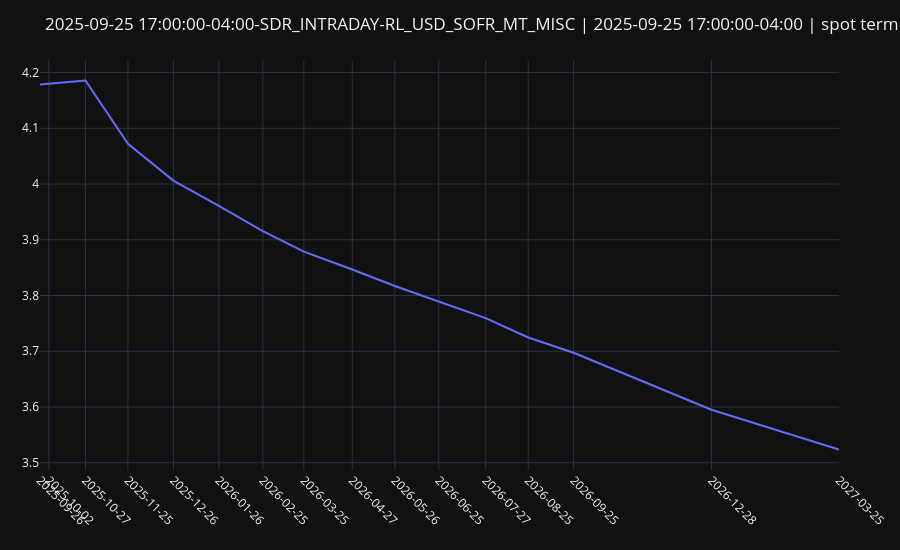

The cell this chart's notebook holds for it:
### Markdown cell above
# Spot Term Curve

### Code cell
irssfm = IRSwapStructureFunctionMap(curve=curve_handle)

spot_queries = [
    IRSwapQuery(curve="USD-SOFR-1D", tenor="1D", structure=IRSwapStructure.OUTRIGHT, structure_kwargs={"bpv": 1}),
    IRSwapQuery(curve="USD-SOFR-1D", tenor="1W", structure=IRSwapStructure.OUTRIGHT, structure_kwargs={"bpv": 1}),
    IRSwapQuery(curve="USD-SOFR-1D", tenor="1M", structure=IRSwapStructure.OUTRIGHT, structure_kwargs={"bpv": 1}),
    IRSwapQuery(curve="USD-SOFR-1D", tenor="2M", structure=IRSwapStructure.OUTRIGHT, structure_kwargs={"bpv": 1}),
    IRSwapQuery(curve="USD-SOFR-1D", tenor="3M", structure=IRSwapStructure.OUTRIGHT, structure_kwargs={"bpv": 1}),
    IRSwapQuery(curve="USD-SOFR-1D", tenor="4M", structure=IRSwapStructure.OUTRIGHT, structure_kwargs={"bpv": 1}),
    IRSwapQuery(curve="USD-SOFR-1D", tenor="5M", structure=IRSwapStructure.OUTRIGHT, structure_kwargs={"bpv": 1}),
    IRSwapQuery(curve="USD-SOFR-1D", tenor="6M", structure=IRSwapStructure.OUTRIGHT, structure_kwargs={"bpv": 1}),
    IRSwapQuery(curve="USD-SOFR-1D", tenor="7M", structure=IRSwapStructure.OUTRIGHT, structure_kwargs={"bpv": 1}),
    IRSwapQuery(curve="USD-SOFR-1D", tenor="8M", structure=IRSwapStructure.OUTRIGHT, structure_kwargs={"bpv": 1}),
    IRSwapQuery(curve="USD-SOFR-1D", tenor="9M", structure=IRSwapStructure.OUTRIGHT, structure_kwargs={"bpv": 1}),
    IRSwapQuery(curve="USD-SOFR-1D", tenor="10M", structure=IRSwapStructure.OUTRIGHT, structure_kwargs={"bpv": 1}),
    IRSwapQuery(curve="USD-SOFR-1D", tenor="11M", structure=IRSwapStructure.OUTRIGHT, structure_kwargs={"bpv": 1}),
    IRSwapQuery(curve="USD-SOFR-1D", tenor="1Y", structure=IRSwapStructure.OUTRIGHT, structure_kwargs={"bpv": 1}),
    #     IRSwapQuery(curve="USD-SOFR-1D", tenor="2Y", structure=IRSwapStructure.OUTRIGHT, structure_kwargs={"bpv": 1}),
    IRSwapQuery(curve="USD-SOFR-1D", tenor="15M", structure=IRSwapStructure.OUTRIGHT, structure_kwargs={"bpv": 1}),
    IRSwapQuery(curve="USD-SOFR-1D", tenor="18M", structure=IRSwapStructure.OUTRIGHT, structure_kwargs={"bpv": 1}),
    #     IRSwapQuery(curve="USD-SOFR-1D", tenor="3Y", structure=IRSwapStructure.OUTRIGHT, structure_kwargs={"bpv": 1}),
    #     IRSwapQuery(curve="USD-SOFR-1D", tenor="4Y", structure=IRSwapStructure.OUTRIGHT, structure_kwargs={"bpv": 1}),
    #     IRSwapQuery(curve="USD-SOFR-1D", tenor="5Y", structure=IRSwapStructure.OUTRIGHT, structure_kwargs={"bpv": 1}),
    #     IRSwapQuery(curve="USD-SOFR-1D", tenor="6Y", structure=IRSwapStructure.OUTRIGHT, structure_kwargs={"bpv": 1}),
    #     IRSwapQuery(curve="USD-SOFR-1D", tenor="7Y", structure=IRSwapStructure.OUTRIGHT, structure_kwargs={"bpv": 1}),
    #     IRSwapQuery(curve="USD-SOFR-1D", tenor="8Y", structure=IRSwapStructure.OUTRIGHT, structure_kwargs={"bpv": 1}),
    #     IRSwapQuery(curve="USD-SOFR-1D", tenor="9Y", structure=IRSwapStructure.OUTRIGHT, structure_kwargs={"bpv": 1}),
    #     IRSwapQuery(curve="USD-SOFR-1D", tenor="10Y", structure=IRSwapStructure.OUTRIGHT, structure_kwargs={"bpv": 1}),
    #     IRSwapQuery(curve="USD-SOFR-1D", tenor="12Y", structure=IRSwapStructure.OUTRIGHT, structure_kwargs={"bpv": 1}),
    #     IRSwapQuery(curve="USD-SOFR-1D", tenor="15Y", structure=IRSwapStructure.OUTRIGHT, structure_kwargs={"bpv": 1}),
    #     IRSwapQuery(curve="USD-SOFR-1D", tenor="20Y", structure=IRSwapStructure.OUTRIGHT, structure_kwargs={"bpv": 1}),
    #     IRSwapQuery(curve="USD-SOFR-1D", tenor="25Y", structure=IRSwapStructure.OUTRIGHT, structure_kwargs={"bpv": 1}),
    #     IRSwapQuery(curve="USD-SOFR-1D", tenor="30Y", structure=IRSwapStructure.OUTRIGHT, structure_kwargs={"bpv": 1}),
    #     IRSwapQuery(curve="USD-SOFR-1D", tenor="40Y", structure=IRSwapStructure.OUTRIGHT, structure_kwargs={"bpv": 1}),
    #     IRSwapQuery(curve="USD-SOFR-1D", tenor="50Y", structure=IRSwapStructure.OUTRIGHT, structure_kwargs={"bpv": 1}),
]

rl_spots = []
for q in spot_queries:
    pkg, _ = irssfm.apply(q.structure, tenor=q.tenor, **q.structure_kwargs)
    rl_spots.append(pkg[0])

x = [curve_handle.calendar_advance(curve_handle.reference_date(), s.__dict__["kwargs"]["termination"]) for s in rl_spots]
y = [s.rate().real for s in rl_spots]

fig = go.Figure()
fig.add_trace(go.Scatter(x=x, y=y, mode="lines", name="1D"))
tick_vals = [pd.Timestamp(t).tz_localize(None) for t in x]
tick_text = [pd.Timestamp(t).strftime("%Y-%m-%d") for t in tick_vals]
fig.update_layout(
    title=f"{curve_handle.meta()["id"]} | {curve_handle.meta()["timestamp"]} | spot term curve",
    template="plotly_dark",
    margin=dict(l=40, r=20, t=60, b=80),
    xaxis=dict(tickmode="array", tickvals=tick_vals, ticktext=tick_text, tickangle=45, showgrid=True),
    height=550,
    yaxis=dict(showgrid=True),
)
fig.update_xaxes(
    showspikes=True,
    spikecolor="white",
    spikesnap="cursor",
    spikemode="across",
    showgrid=True,
)
fig.update_yaxes(
    showspikes=True,
    spikecolor="white",
    spikesnap="cursor",
    spikethickness=0.5,
    showgrid=True,
)
fig.show()

### Figure 1 — Plotly figure (JSON) as saved in the notebook; plotly's stock layout.template omitted (floating-point values rounded to 4 significant figures)
{"data": [{"mode": "lines", "name": "1D", "type": "scatter", "x": ["2025-09-26T00:00:00", "2025-10-02T00:00:00", "2025-10-27T00:00:00", "2025-11-25T00:00:00", "2025-12-26T00:00:00", "2026-01-26T00:00:00", "2026-02-25T00:00:00", "2026-03-25T00:00:00", "2026-04-27T00:00:00", "2026-05-26T00:00:00", "2026-06-25T00:00:00", "2026-07-27T00:00:00", "2026-08-25T00:00:00", "2026-09-25T00:00:00", "2026-12-28T00:00:00", "2027-03-25T00:00:00"], "y": [4.179, 4.18, 4.186, 4.072, 4.006, 3.961, 3.915, 3.879, 3.847, 3.817, 3.789, 3.759, 3.725, 3.697, 3.595, 3.524]}], "layout": {"height": 550, "margin": {"b": 80, "l": 40, "r": 20, "t": 60}, "title": {"text": "2025-09-25 17:00:00-04:00-SDR_INTRADAY-RL_USD_SOFR_MT_MISC | 2025-09-25 17:00:00-04:00 | spot term curve"}, "xaxis": {"showgrid": true, "showspikes": true, "spikecolor": "white", "spikemode": "across", "spikesnap": "cursor", "tickangle": 45, "tickmode": "array", "ticktext": ["2025-09-26", "2025-10-02", "2025-10-27", "2025-11-25", "2025-12-26", "2026-01-26", "2026-02-25", "2026-03-25", "2026-04-27", "2026-05-26", "2026-06-25", "2026-07-27", "2026-08-25", "2026-09-25", "2026-12-28", "2027-03-25"], "tickvals": ["2025-09-26T00:00:00", "2025-10-02T00:00:00", "2025-10-27T00:00:00", "2025-11-25T00:00:00", "2025-12-26T00:00:00", "2026-01-26T00:00:00", "2026-02-25T00:00:00", "2026-03-25T00:00:00", "2026-04-27T00:00:00", "2026-05-26T00:00:00", "2026-06-25T00:00:00", "2026-07-27T00:00:00", "2026-08-25T00:00:00", "2026-09-25T00:00:00", "2026-12-28T00:00:00", "2027-03-25T00:00:00"]}, "yaxis": {"showgrid": true, "showspikes": true, "spikecolor": "white", "spikesnap": "cursor", "spikethickness": 0.5}}}
